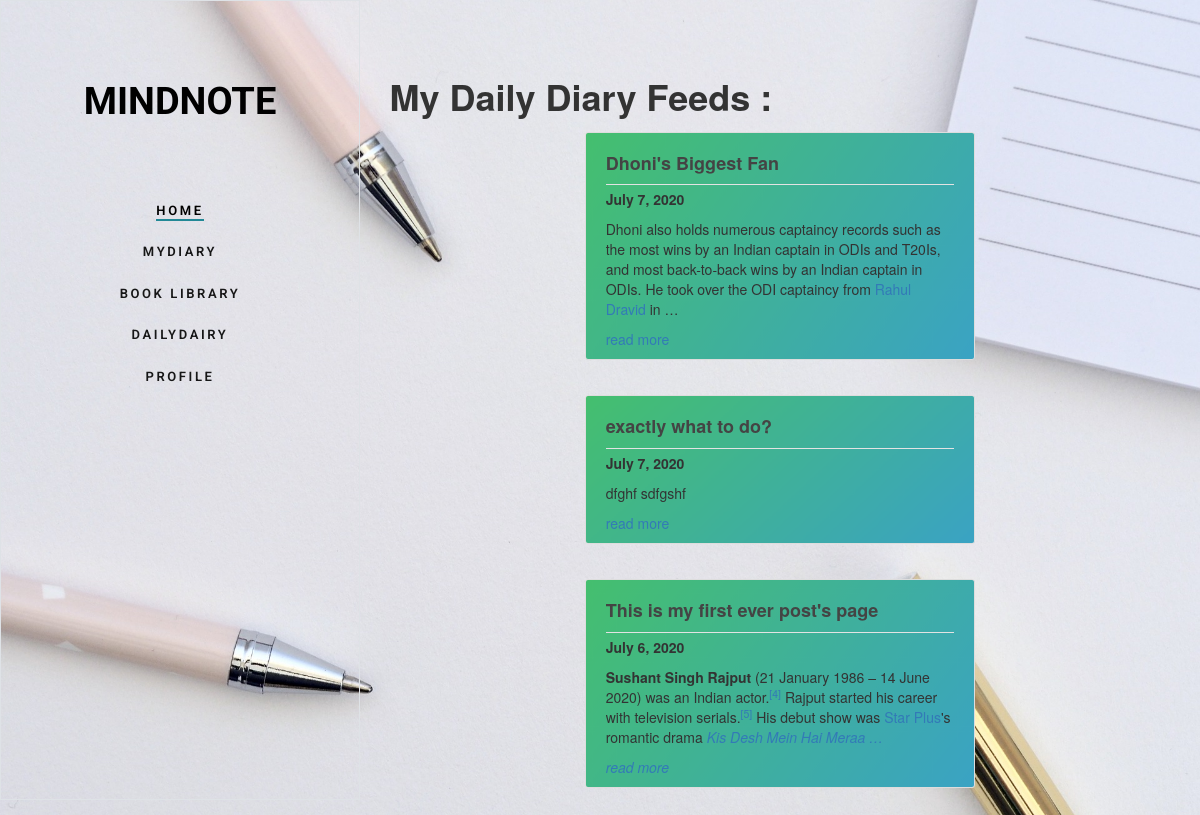
/diary/blog_view (signed in), run on the app's committed database.
### diary/models.py (models this page shows, shortened)
class Dailyfeed(models.Model):
    blog_creator=models.ForeignKey(User, on_delete=models.CASCADE, blank=True , null=False)
    title=models.CharField(max_length=100,blank=True)
    slug = models.SlugField(max_length=250, null=True, blank=True)
    blog=RichTextField(blank=True, null=False)
    created_at = models.DateField(auto_now_add=True,auto_now=False)

### diary/views.py (the view)
# urls.py: path('blog_view', user_views.blog, name="blog"),
def blog(request):
    logged_user=request.user
    Dailyfeeds = Dailyfeed.objects.filter(blog_creator=logged_user).order_by('-created_at')
    context = {'Dailyfeeds' : Dailyfeeds}
    return render(request, 'diary/blog.html', context)

### templates/diary/blog.html
{% extends "diary/base.html" %}
{% load static %}
{% block body %}
		<div id="fh5co-main"  >
			<div class="fh5co-narrow-content">
				<h1 ><strong>My Daily Diary Feeds :</strong></h1>
{% for entry in Dailyfeeds %}
        <article class="media content-section" id=piyu>
            <div class="media-body" >
            <div class="article-metadata">
              <h4><a class="article-title" href="#"><strong>{{ entry.title}}</strong></a></h4>
            </div>
            <strong>{{ entry.created_at}}</strong>
            <p class="article-content">{{ entry.blog|safe|truncatewords:"40" }}</p>
            <a href="{{ entry.slug }}">read more</a>
          </div>
      </article>
      <br>
{% endfor %}
</div>
			</div>
	{% endblock %}

### static/mindnote/css/main.css (style rules this page uses)
.content-section { background: #ffffff; padding: 10px 20px; border: 1px solid #dddddd; border-radius: 3px; margin: auto; width: 50%; height: 20%; }
h1, h2, h3, h4, h5, h6 { color: #444444; }
.article-title { color: #444444; }
.article-content { white-space: pre-line; }
.article-metadata { padding-bottom: 1px; margin-bottom: 4px; border-bottom: 1px solid #e3e3e3 }

### static/mindnote/css/style.css (style rules this page uses)
body { font-family: "Roboto", Arial, sans-serif; font-weight: 300; font-size: 14px; line-height: 1.6; color: rgba(0, 0, 0, 0.5); background: whitesmoke; }
a { color: #228896; -webkit-transition: 0.5s; -o-transition: 0.5s; transition: 0.5s; }
p { margin-bottom: 1.5em; }
h1, h2, h3, h4, h5, h6 { color: #000; font-family: "Roboto", Arial, sans-serif; font-weight: 400; margin: 0 0 30px 0; }
#fh5co-main { width: 80%; float: right; -webkit-transition: 0.5s; -o-transition: 0.5s; transition: 0.5s; }
@media screen and (max-width: 1200px) { #fh5co-main { width: 70%; } }
#fh5co-main .fh5co-narrow-content { position: relative; width: 93%; margin: 0 auto; padding: 4em 0; clear: both; }

### static/mindnote/css/diarycss.css (style rules this page uses)
body { background-position: center center; background-attachment: fixed; background-repeat: no-repeat; background-size: cover; }
#piyu { background-size: 100% 100%; background-repeat: no-repeat; }

### data on the page
Dailyfeed: title "Dhoni's Biggest Fan", created_at "July 7, 2020", blog "Dhoni also holds numerous captaincy records such as the most wins by an Indian captain in ODIs and T20Is, and most back-to-back wins by an Indian captain in ODIs. He took over the ODI captaincy from Rahul Dravid in …"
Dailyfeed: title "exactly what to do?", created_at "July 7, 2020", blog "dfghf sdfgshf"
Dailyfeed: title "This is my first ever post's page", created_at "July 6, 2020", blog "Sushant Singh Rajput (21 January 1986 – 14 June 2020) was an Indian actor. [4] Rajput started his career with television serials. [5] His debut show was Star Plus 's romantic drama Kis Desh Mein Hai Meraa …"
